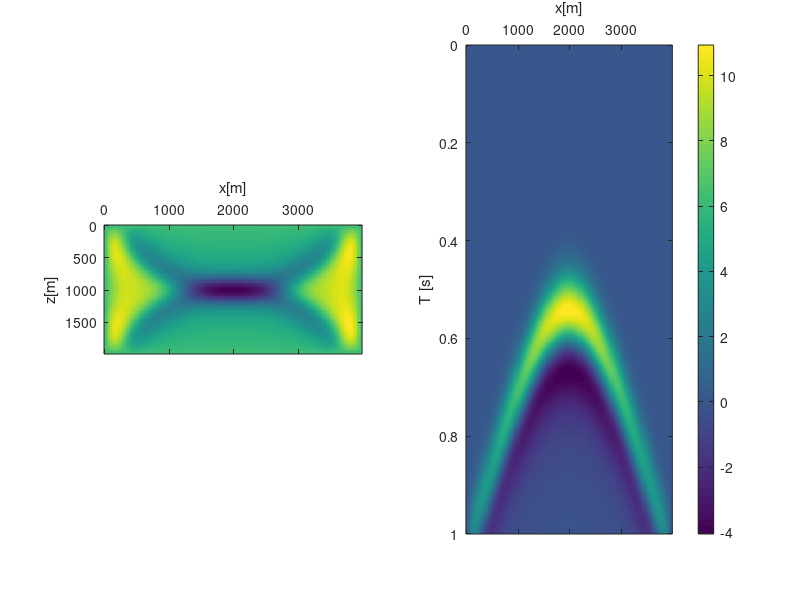

Write the MATLAB code that produced this figure.
% basic script for acoustic wave propagtion in a given media.

% model properties
dh = 20;
ny=100;
nx= 200;
vp = 2500*ones(ny,nx);
xvec = (0:nx-1)*dh;
yvec = (0:ny-1)*dh;
figno=1;

% source properties
dt = .001;
T = 1;
t0=.18;
tvec=(0:dt:T)   ;
f0 =4;
pft = pi*f0*(tvec- t0) ;
src = 10*exp(-pft.^2) ;     %(1- 2*pft.^2).* exp(-pft.^2);
nt=length(src);

% Pre allocation of the matrices
P0=zeros(ny,nx);
P1=zeros(ny,nx);
P2=zeros(ny,nx);
derx=zeros(ny,nx);
dery=zeros(ny,nx);
ss = zeros(nt,nx);

% precomputed constant matrix
const =   (vp.*dt/dh).^2;

figure(figno)
for it =1:nt
    P1(ny/2,nx/2) = P1(ny/2,nx/2) + src(it);
    derx(2:end-1,2:end-1) = P1(2:end-1, 3:end)  - 2*P1(2:end-1,2:end-1)   + P1(2:end-1,1:end-2)  ;
    dery(2:end-1,2:end-1) = P1(3:end, 2:end-1)  -2*P1(2:end-1,2:end-1)  +P1(1:end-2,2:end-1)  ;
    P2 = 2*P1 -P0 +  (derx + dery).*const ;
    P0=P1;
    P1=P2;
    ss(it,:) = P2(2,:);
    
    if mod(it,20) ==0
        hsp=subplot(1,2,1);
        imagesc(xvec,yvec,P0);
        xlabel('x[m]')
        ylabel('z[m]')
        set(hsp,'XAxisLocation','Top')
        axis image;
        
        hsp=subplot(1,2,2);
        imagesc(xvec,tvec,ss);
        xlabel('x[m]')
        ylabel('T [s]')
        set(hsp,'XAxisLocation','Top')
        colorbar
        pause(.1)
    end
end



hsp=subplot(1,2,1);
imagesc(xvec,yvec,P0);
xlabel('x[m]')
ylabel('z[m]')
set(hsp,'XAxisLocation','Top')
axis image;

hsp=subplot(1,2,2);
imagesc(xvec,tvec,ss);
xlabel('x[m]')
ylabel('T [s]')
set(hsp,'XAxisLocation','Top')
colorbar
